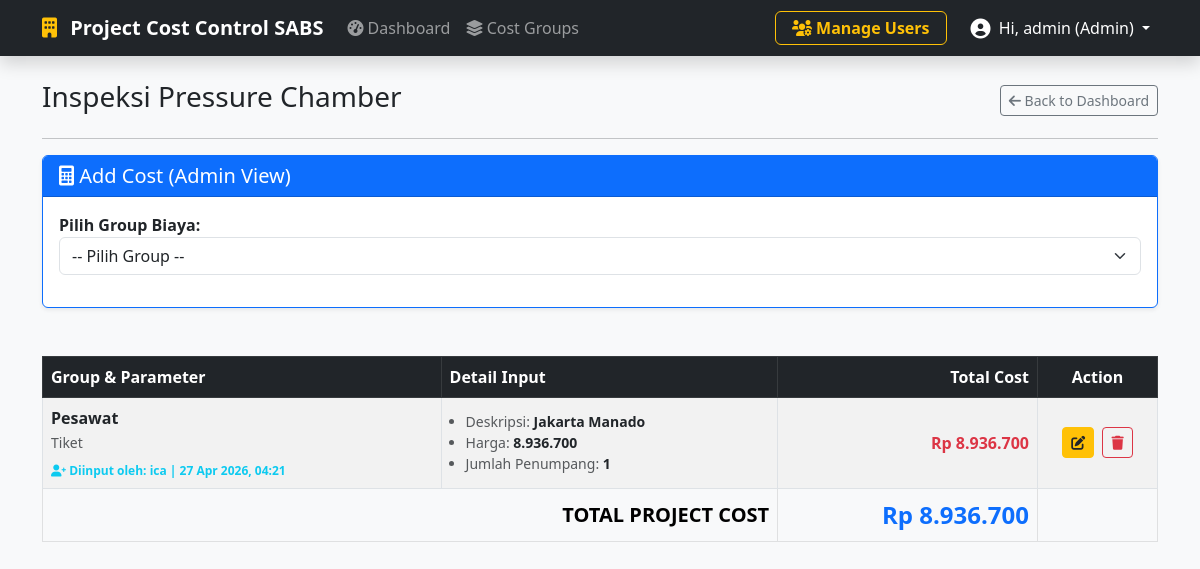
Screenshot of /project_view.php?id=6 (signed in) with the database file from the repository.
### tables this page shows
CREATE TABLE `projects` (
  `id` int(11) NOT NULL,
  `project_name` varchar(150) NOT NULL,
  `customer_name` varchar(150) DEFAULT NULL,
  `location` varchar(100) DEFAULT NULL,
  `duration` int(11) DEFAULT NULL COMMENT 'Duration in days',
  `contract_number` varchar(100) DEFAULT NULL,
  `pic_sabs` varchar(100) DEFAULT NULL,
  `pic_customer` varchar(100) DEFAULT NULL,
  `contract_doc` varchar(255) DEFAULT NULL,
  `created_at` timestamp NOT NULL DEFAULT current_timestamp(),
  `is_deleted` tinyint(1) DEFAULT 0
);

CREATE TABLE `project_costs` (
  `id` int(11) NOT NULL,
  `project_id` int(11) NOT NULL,
  `parameter_id` int(11) NOT NULL,
  `dynamic_values` text DEFAULT NULL COMMENT 'Simpan JSON',
  `total_cost` decimal(15,2) NOT NULL,
  `created_at` timestamp NOT NULL DEFAULT current_timestamp(),
  `created_by_user` varchar(100) DEFAULT 'Sistem',
  `updated_by_user` varchar(100) DEFAULT NULL,
  `updated_at` timestamp NULL DEFAULT NULL
);

CREATE TABLE `cost_parameters` (
  `id` int(11) NOT NULL,
  `group_id` int(11) NOT NULL,
  `parameter_name` varchar(150) NOT NULL,
  `created_by_user` varchar(100) DEFAULT 'Sistem',
  `created_at` timestamp NOT NULL DEFAULT current_timestamp(),
  `updated_by_user` varchar(100) DEFAULT NULL,
  `updated_at` timestamp NULL DEFAULT NULL
);

CREATE TABLE `cost_groups` (
  `id` int(11) NOT NULL,
  `group_name` varchar(100) NOT NULL,
  `created_by_role` enum('admin','karyawan') NOT NULL DEFAULT 'admin',
  `created_by_user` varchar(100) DEFAULT 'Sistem',
  `created_at` timestamp NOT NULL DEFAULT current_timestamp()
);

### config.php (called while the page is built, shortened)
<?php
function formatRupiah($angka){
    return "Rp " . number_format($angka, 0, ',', '.');
}
?>

### project_view.php (the view, shortened to what this page needs)
<?php
require 'config.php';
require 'header.php';
$id = $_GET['id'] ?? 0;
$userRole = $_SESSION['role'] ?? 'karyawan';
$stmt = $pdo->prepare("SELECT * FROM projects WHERE id = ?");
$stmt->execute([$id]);
$project = $stmt->fetch();
$roleFilter = ($userRole === 'admin') ? "1=1" : "cg.created_by_role = 'karyawan'";
$sql = "SELECT pc.*, cp.parameter_name, cg.group_name, cg.created_by_role
        FROM project_costs pc
        JOIN cost_parameters cp ON pc.parameter_id = cp.id
        JOIN cost_groups cg ON cp.group_id = cg.id
        WHERE pc.project_id = ? AND $roleFilter
        ORDER BY pc.created_at DESC";
$costs = $pdo->prepare($sql);
$costs->execute([$id]);
$costList = $costs->fetchAll();
?>
<div class="d-flex justify-content-between align-items-center mb-3">
    <h3><?= htmlspecialchars($project['project_name']) ?></h3>
    <a href="dashboard.php" class="btn btn-outline-secondary btn-sm"><i class="fas fa-arrow-left"></i> Back to Dashboard</a>
</div>
<hr>
<div class="card mb-5 shadow-sm border-primary">
    <div class="card-header bg-primary text-white">
        <h5 class="mb-0"><i class="fas fa-calculator"></i> Add Cost (<?= ucfirst($userRole) ?> View)</h5>
    </div>
    <div class="card-body">
        <div class="mb-3">
            <label class="fw-bold">Pilih Group Biaya:</label>
            <select id="group_select" class="form-select">
                <option value="">-- Pilih Group --</option>
            </select>
        </div>
    </div>
</div>
<div class="table-responsive">
    <table class="table table-bordered table-striped align-middle">
        <thead class="table-dark">
            <tr><th>Group & Parameter</th><th>Detail Input</th><th class="text-end">Total Cost</th><th class="text-center" width="120">Action</th></tr>
        </thead>
        <tbody>
            <?php $grandTotal = 0; foreach($costList as $c): $grandTotal += $c['total_cost']; $vals = json_decode($c['dynamic_values'], true); ?>
            <tr>
                <td>
                    <strong><?= htmlspecialchars($c['parameter_name']) ?></strong><br>
                    <small class="text-muted"><?= $c['group_name'] ?></small>
                    <div class="mt-2">
                        <small class="text-info fw-bold d-block" style="font-size: 0.75rem;">
                            <i class="fas fa-user-plus"></i> Diinput oleh: <?= htmlspecialchars($c['created_by_user'] ?? 'Sistem') ?>
                            | <?= $c['created_at'] ? date('d M Y, H:i', strtotime($c['created_at'])) : '-' ?>
                        </small>
                    </div>
                </td>
                <td>
                    <ul class="mb-0 small text-muted ps-3">
                    <?php if($vals) foreach($vals as $k=>$v):
                        $display = is_numeric(str_replace('.','',$v)) ? number_format((float)str_replace('.','',$v), 0, ',', '.') : $v;
                        if($v!=='') echo "<li>$k: <strong class='text-dark'>$display</strong></li>";
                    endforeach; ?>
                    </ul>
                </td>
                <td class="text-end fw-bold text-danger"><?= formatRupiah($c['total_cost']) ?></td>
                <td class="text-center">
                    <button type="button" class="btn btn-sm btn-warning text-dark me-1" data-bs-toggle="modal" data-bs-target="#editModal<?= $c['id'] ?>" title="Edit"><i class="fas fa-edit"></i></button>
                    <a href="project_view.php?id=<?= $id ?>&del_cost=<?= $c['id'] ?>" class="btn btn-sm btn-outline-danger" onclick="return confirm('Hapus?')" title="Hapus"><i class="fas fa-trash"></i></a>
                </td>
            </tr>
            <?php endforeach; ?>
        </tbody>
        <tfoot class="table-light"><tr><td colspan="2" class="text-end fw-bold fs-5">TOTAL PROJECT COST</td><td class="text-end fw-bold fs-4 text-primary"><?= formatRupiah($grandTotal) ?></td><td></td></tr></tfoot>
    </table>
</div>
<?php require 'footer.php'; ?>

### rows the page displays
projects: project_name "Inspeksi Pressure Chamber"
project_costs: parameter.parameter_name "Pesawat", cost_groups.group_name "Tiket", created_by_user "ica", created_at "27 Apr 2026, 04:21", k "Deskripsi", dynamic_values "Jakarta Manado", k "Harga", dynamic_values "8.936.700", k "Jumlah Penumpang", dynamic_values "1", total_cost "Rp 8.936.700"

### other values shown
$_SESSION['username'] "admin"
$userRole "Admin"
formatRupiah($grandTotal) "Rp 8.936.700"
